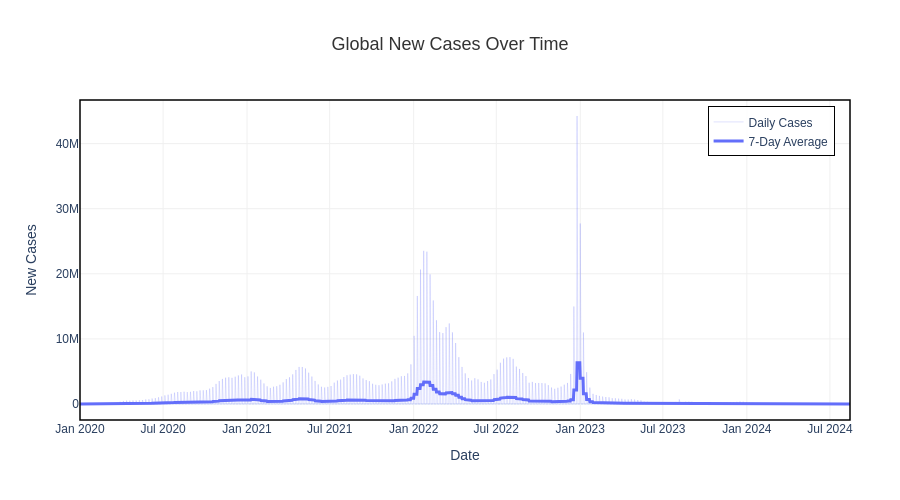

Notebook code cell kept with this figure:
### Markdown cell above
---
## 10. 📈 Time-Series Analysis: Global New Cases Over Time

**What we see:** Daily new COVID-19 cases reported worldwide, with a 7-day moving average overlay.

The raw daily signal (lighter color) is noisy due to weekend underreporting. The **7-day average** (bold line) reveals the true epidemic curve — the rise, fall, and re-emergence of waves driven by new variants like Delta and Omicron.

### Code cell
fig_cases = go.Figure()

# Add raw cases data (lighter)
fig_cases.add_trace(go.Scatter(
    x=global_time_data['date'],
    y=global_time_data['new_cases'],
    name='Daily Cases',
    mode='lines',
    line=dict(color='rgba(99, 110, 250, 0.2)', width=1),
    hovertemplate='<b>Date:</b> %{x|%Y-%m-%d}<br><b>Daily Cases:</b> %{y:,.0f}<extra></extra>'
))

# Add 7-day moving average (bolder)
fig_cases.add_trace(go.Scatter(
    x=global_time_data['date'],
    y=global_time_data['new_cases_7day_ma'],
    name='7-Day Average',
    mode='lines',
    line=dict(color='rgb(99, 110, 250)', width=3),
    hovertemplate='<b>Date:</b> %{x|%Y-%m-%d}<br><b>7-Day Average:</b> %{y:,.0f}<extra></extra>'
))

fig_cases.update_layout(
    template="plotly_white",
    title={
        'text': 'Global New Cases Over Time',
        'x': 0.5,
        'xanchor': 'center',
        'font': {'size': 18, 'color': '#333333'}
    },
    xaxis_title='Date',
    yaxis_title='New Cases',
    font=dict(size=12, family="Arial"),
    hovermode="x unified",
    margin=dict(l=80, r=50, t=100, b=80),
    height=500,
    xaxis=dict(showgrid=True, gridwidth=1, gridcolor='#f0f0f0'),
    yaxis=dict(showgrid=True, gridwidth=1, gridcolor='#f0f0f0'),
    legend=dict(
        orientation="v",
        x=0.98,
        y=0.98,
        xanchor="right",
        yanchor="top",
        bgcolor="rgba(255,255,255,0.9)",
        bordercolor="black",
        borderwidth=1
    ),
    shapes=[
        dict(
            type="rect",
            xref="paper",
            yref="paper",
            x0=0, y0=0, x1=1, y1=1,
            line=dict(color="black", width=1.5),
            fillcolor="rgba(0,0,0,0)"
        )
    ]
)

fig_cases.show()

# Save the chart
fig_cases.write_html(str(output_dir / "global_new_cases_over_time.html"))
print("✓ Saved: outputs/charts/global_new_cases_over_time.html")

### Figure 1 — Plotly figure (JSON) as saved in the notebook; plotly's stock layout.template omitted (floating-point values rounded to 4 significant figures; data arrays with more than 128 entries replaced by an {"elided": "..."} marker saying what was removed)
{"data": [{"hovertemplate": "<b>Date:</b> %{x|%Y-%m-%d}<br><b>Daily Cases:</b> %{y:,.0f}<extra></extra>", "line": {"color": "rgba(99, 110, 250, 0.2)", "width": 1}, "mode": "lines", "name": "Daily Cases", "type": "scatter", "x": {"elided": "1688 str values"}, "y": {"elided": "1688 int values"}}, {"hovertemplate": "<b>Date:</b> %{x|%Y-%m-%d}<br><b>7-Day Average:</b> %{y:,.0f}<extra></extra>", "line": {"color": "rgb(99, 110, 250)", "width": 3}, "mode": "lines", "name": "7-Day Average", "type": "scatter", "x": {"elided": "1688 str values"}, "y": {"elided": "1688 float values"}}], "layout": {"font": {"family": "Arial", "size": 12}, "height": 500, "hovermode": "x unified", "legend": {"bgcolor": "rgba(255,255,255,0.9)", "bordercolor": "black", "borderwidth": 1, "orientation": "v", "x": 0.98, "xanchor": "right", "y": 0.98, "yanchor": "top"}, "margin": {"b": 80, "l": 80, "r": 50, "t": 100}, "shapes": [{"fillcolor": "rgba(0,0,0,0)", "line": {"color": "black", "width": 1.5}, "type": "rect", "x0": 0, "x1": 1, "xref": "paper", "y0": 0, "y1": 1, "yref": "paper"}], "title": {"font": {"color": "#333333", "size": 18}, "text": "Global New Cases Over Time", "x": 0.5, "xanchor": "center"}, "xaxis": {"gridcolor": "#f0f0f0", "gridwidth": 1, "showgrid": true, "title": {"text": "Date"}}, "yaxis": {"gridcolor": "#f0f0f0", "gridwidth": 1, "showgrid": true, "title": {"text": "New Cases"}}}}
